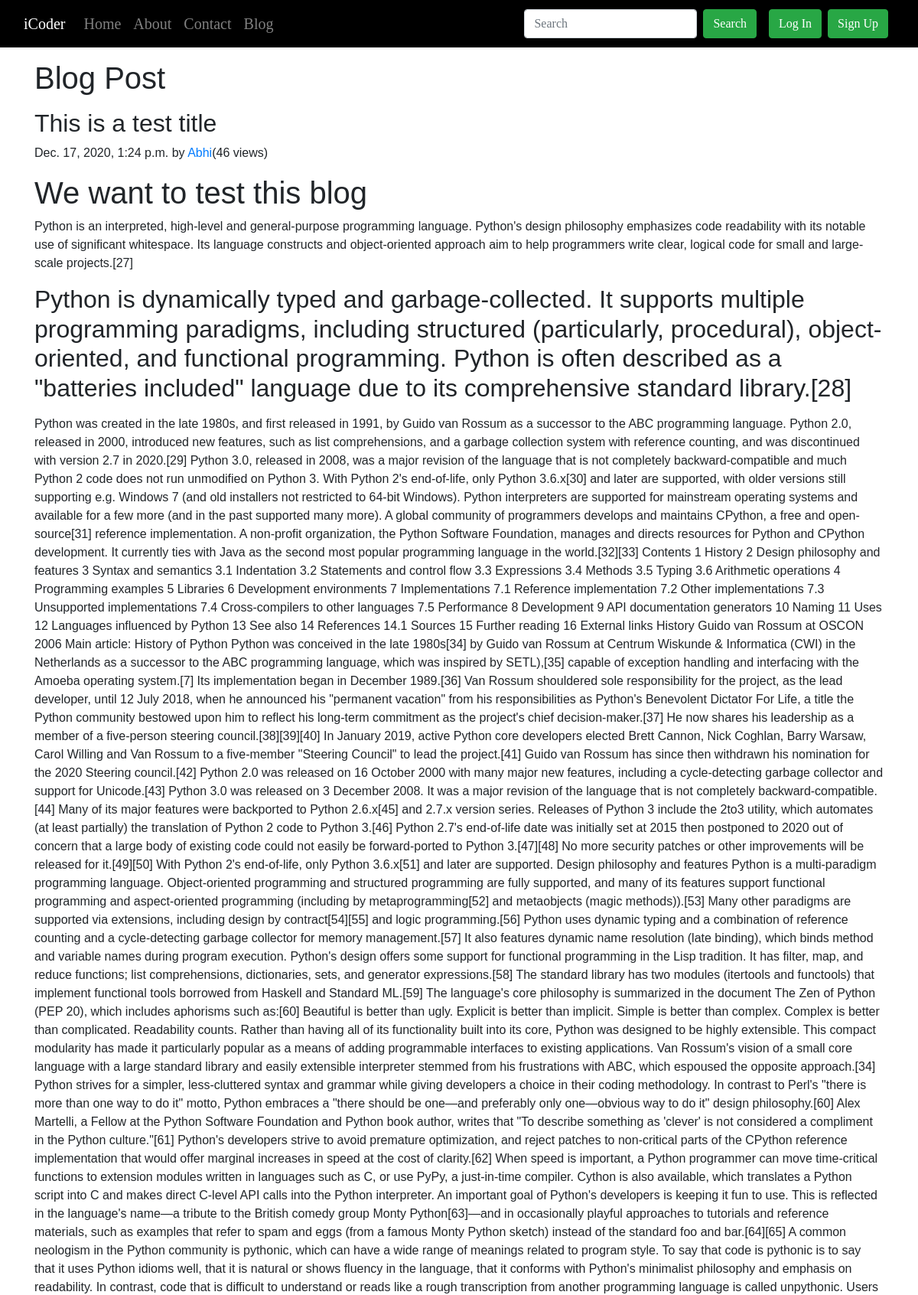
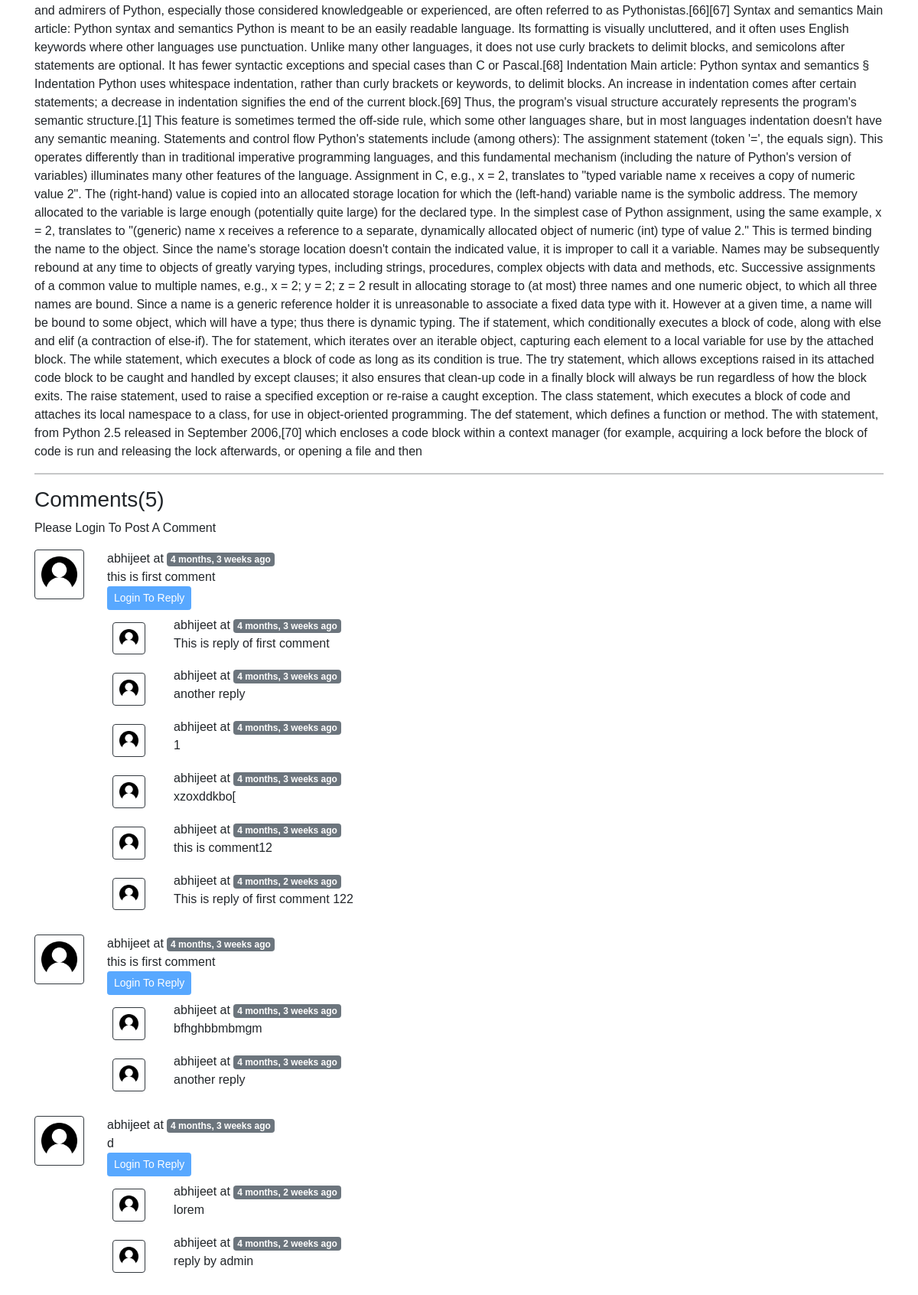
Screenshot of /blogging/first-post (upper part) with the database file from the repository (2 pictures, top to bottom).
### blogging/models.py (models this page shows, shortened)
class Post(models.Model):
    sno = models.AutoField(primary_key=True)
    title = models.CharField(max_length=255)
    content = models.TextField()
    author = models.CharField(max_length=20)
    slug = models.CharField(max_length=120)
    views = models.IntegerField(default=0)
    timeStamp = models.DateTimeField(blank=True)

class BlogComment(models.Model):
    sno = models.AutoField(primary_key=True)
    comment = models.TextField()
    user = models.ForeignKey(User, on_delete=models.CASCADE)
    post = models.ForeignKey(Post, on_delete=models.CASCADE)
    parent = models.ForeignKey('self', on_delete=models.CASCADE, null=True)
    timestamp = models.DateTimeField(default=now)
    def __str__(self):
        return self.comment[0:13] +  "..." + "by " + self.user.username

### blogging/views.py (the view)
# urls.py: path('<str:slug>', views.bloggingPost, name='bloggingPost'),
def bloggingPost(request, slug):
    post = Post.objects.filter(slug=slug).first()
    post.views = post.views + 1
    post.save()
    comments = BlogComment.objects.filter(post=post, parent=None)
    replies = BlogComment.objects.filter(post=post).exclude(parent=None)
    replyDict = {}
    for reply in replies:
        if reply.parent.sno not in replyDict.keys():
            replyDict[reply.parent.sno] = [reply]
        else:
            replyDict[reply.parent.sno].append(reply)
    print(replyDict)
    context = {'post' : post, 'comments': comments, 'user':request.user, 'replyDict':replyDict}
    return render(request, 'blogging/blogpost.html', context)

### blogging/templatetags/extras.py (called while the page is built)
@register.filter(name = 'get_val')
def get_val(dict, key):
    return dict.get(key)

### blogging/templates/blogging/blogpost.html (shortened to what this page needs)
{% extends 'base.html' %}
{% load static %}
{% block body %}
{% load humanize %}
{% load extras %}
<div class="container my-3">
  <h1 class="display-4">
    <p style="font-size:40px">Blog Post</p>
  </h1>
  <h2 class="blog-post-title">{{post.title}}</h2>
  <p class="blog-post-meta">{{post.timeStamp}} by <a href="/about">{{post.author}}</a>(<span>{{post.views}} views</span>)</p>
  <p>{{post.content|safe}}</p>
  <hr>
</div>
<div class="container">
  <h3>Comments({{comments.count}})</h3>
  <div class="my-2">
    {% if user.is_authenticated %}
    <form action="/blogging/postComment" method="post">
      {% csrf_token %}
      <div class="mb-3">
        <label for="exampleInputEmail1" class="form-label">Post Comment</label>
        <input type="text" class="form-control" name="comment" placeholder="Enter comment here">
      </div>
      <input type="hidden" name="postSno" value="{{post.sno}}">
      <input type="hidden" name="parentSno" value="">
      <button type="submit" class="btn btn-primary">Submit</button>
    </form>
    {% else %}
    <p>Please Login To Post A Comment</p>
    {% endif %}
  </div>
  {% for comment in comments %}
  <div class="row my-3">
    <div class="col-md-1"><img class="rounded mx-auto d-block w-100 p-2 border border-dark"
        src="/static/home/images/user.png" alt="user" srcset=""></div>
    <div class="col-md-11"><b>{{comment.user.username}}</b> at <span class="badge bg-secondary">{{comment.timestamp | naturaltime}}</span badge bg-secondary>
      <div>{{comment.comment}}</div>
      <div class="reply mx-0">
        {% if user.is_authenticated %}
          <button class="btn btn-sm btn-primary" type="button" data-bs-toggle="collapse"
            data-bs-target="#replyBox{{comment.sno}} " aria-expanded="false" aria-controls="replyBox{{comment.sno}}">
            Reply
          </button>
        <div class="collapse" id="replyBox{{comment.sno}}">
          <div class="card card-body my-2">
            <form action="/blogging/postComment" method="post">
              {% csrf_token %}
              <div class="mb-3">
                <label for="comment" class="form-label">Post Reply</label>
                <input type="text" class="form-control" name="comment" placeholder="Enter comment here">
                <input type="hidden" name="parentSno" value="{{comment.sno}}">
              </div>
              <input type="hidden" name="postSno" value="{{post.sno}}">
              <button type="submit" class="btn btn-primary">Submit</button>
            </form>
          </div>
        </div>
        {% else %}
         <button class="btn btn-sm btn-primary" type="button" data-bs-toggle="collapse"
            data-bs-target="#replyBox{{comment.sno}} " aria-expanded="false" aria-controls="replyBox{{comment.sno}}" disabled>
            Login To Reply
          </button>
        {% endif %}
        <div class="replies my-2">
        {% for reply in replyDict|get_val:comment.sno %}
        <div class="row my-2">
        <div class="col-md-1">
        <img class="rounded mx-auto d-block w-75 my-2 p-2 border border-dark"
        src="/static/home/images/user.png" alt="user" srcset="">
        </div>
        <div class="col-md-11">
           <b>{{reply.user.username}}</b> at <span class="badge bg-secondary">{{reply.timestamp | naturaltime}}</span badge bg-secondary>
      <div>{{reply.comment}}</div>
           </div>
           <br>
        </div>
          {% endfor %}
        </div>
      </div>
    </div>
  </div>
  {% endfor %}
</div>
{% endblock body %}

### home/static/home/css/pp.css (style rules this page uses)
html, body { height: 100%; font-weight:100; }
body { font-family: Arial; }

### blogging/templates/blogging/blogpost.html (style rules this page uses)
body { background-image: url('https://images.squarespace-cdn.com/content/v1/569d4b5afb36b14cb9816729/1453169206422-NSC12UTKE3N9JX44J7Q3/ke17ZwdGBToddI8pDm48kNbtElRT21_JiTRyuwgy1vB7gQa3H78H3Y0txjaiv_0fDoOvxcdMmMKkDsyUqMSsMWxHk725yiiHCCLfrh8O1z4YTzHvnKhyp6Da-NYroOW3ZGjoBKy3azqku80C789l0kMlYkjvFlctRdmAM11rxFQbDqQneBP5WJrgBA3-YG-FkoMahGbGTbFnRJQx6apT4g/Silver-Blur-Background-Wallpaper.jpg?format=1000w'); background-size: 100% 100%; }

### rows the page displays
Post: title "This is a test title", timeStamp "Dec. 17, 2020, 1:24 p.m.", author "Abhi", views "46", content "We want to test this blog Python is an interpreted, high-level and general-purpose programming language. Python's design philosophy emphasizes code readability with its notable use of significant whitespace. Its language constructs and object-oriented approach aim to help programmers write clear, logical code for small and large-scale projects.[27] Python is dynamically typed and garbage-collected. It supports multiple programming paradigms, including structured (particularly, procedural), object-oriented, and functional programming. Python is often described as a \"batteries included\" language due to its comprehensive standard library.[28] Python was created in the late 1980s, and first…"
BlogComment: user.username "abhijeet", timestamp "4 months, 3 weeks ago", comment "this is first comment"
BlogComment: user.username "abhijeet", timestamp "4 months, 3 weeks ago", comment "This is reply of first comment"
BlogComment: user.username "abhijeet", timestamp "4 months, 3 weeks ago", comment "another reply"
BlogComment: user.username "abhijeet", timestamp "4 months, 3 weeks ago", comment "1"
BlogComment: user.username "abhijeet", timestamp "4 months, 3 weeks ago", comment "xzoxddkbo["
BlogComment: user.username "abhijeet", timestamp "4 months, 3 weeks ago", comment "this is comment12"
BlogComment: user.username "abhijeet", timestamp "4 months, 2 weeks ago", comment "This is reply of first comment 122"
BlogComment: user.username "abhijeet", timestamp "4 months, 3 weeks ago", comment "this is first comment"
BlogComment: user.username "abhijeet", timestamp "4 months, 3 weeks ago", comment "bfhghbbmbmgm"
BlogComment: user.username "abhijeet", timestamp "4 months, 3 weeks ago", comment "another reply"
BlogComment: user.username "abhijeet", timestamp "4 months, 3 weeks ago", comment "d"
BlogComment: user.username "abhijeet", timestamp "4 months, 2 weeks ago", comment "lorem"
BlogComment: user.username "abhijeet", timestamp "4 months, 2 weeks ago", comment "reply by admin"

### other values shown
{{ comments.count }} "5"
